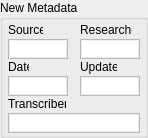
     <widget class="QGroupBox" name="tNewMetadataBox">
      <property name="geometry">
       <rect>
        <x>976</x>
        <y>-2</y>
        <width>148</width>
        <height>138</height>
       </rect>
      </property>
      <property name="sizePolicy">
       <sizepolicy hsizetype="Fixed" vsizetype="Fixed">
        <horstretch>0</horstretch>
        <verstretch>0</verstretch>
       </sizepolicy>
      </property>
      <property name="styleSheet">
       <string notr="true">QPlainTextEdit {
    font-size: 9;
    border-radius: 0pts;
    max-height: 16px;
    min-width: 45px;
    min-height: 16px;
    padding: 1px;
}</string>
      </property>
      <property name="title">
       <string>New Metadata</string>
      </property>
      <widget class="QLabel" name="tLabelSource_3">
       <property name="geometry">
        <rect>
         <x>8</x>
         <y>22</y>
         <width>35</width>
         <height>16</height>
        </rect>
       </property>
       <property name="font">
        <font>
         <pointsize>9</pointsize>
        </font>
       </property>
       <property name="text">
        <string>Source</string>
       </property>
      </widget>
      <widget class="QLabel" name="tLabelDate_3">
       <property name="geometry">
        <rect>
         <x>8</x>
         <y>59</y>
         <width>21</width>
         <height>16</height>
        </rect>
       </property>
       <property name="font">
        <font>
         <pointsize>9</pointsize>
        </font>
       </property>
       <property name="text">
        <string>Date</string>
       </property>
      </widget>
      <widget class="QLabel" name="tLabelResearcher_3">
       <property name="geometry">
        <rect>
         <x>80</x>
         <y>22</y>
         <width>52</width>
         <height>16</height>
        </rect>
       </property>
       <property name="font">
        <font>
         <pointsize>9</pointsize>
        </font>
       </property>
       <property name="text">
        <string>Researcher</string>
       </property>
      </widget>
      <widget class="QLabel" name="tLabelTranscriber_3">
       <property name="geometry">
        <rect>
         <x>8</x>
         <y>96</y>
         <width>58</width>
         <height>16</height>
        </rect>
       </property>
       <property name="font">
        <font>
         <pointsize>9</pointsize>
        </font>
       </property>
       <property name="text">
        <string>Transcribers</string>
       </property>
      </widget>
      <widget class="QLabel" name="tLabelUpdated_3">
       <property name="geometry">
        <rect>
         <x>80</x>
         <y>59</y>
         <width>37</width>
         <height>16</height>
        </rect>
       </property>
       <property name="font">
        <font>
         <pointsize>9</pointsize>
        </font>
       </property>
       <property name="text">
        <string>Updated</string>
       </property>
      </widget>
      <widget class="QPlainTextEdit" name="tNewSource">
       <property name="geometry">
        <rect>
         <x>8</x>
         <y>39</y>
         <width>60</width>
         <height>18</height>
        </rect>
       </property>
       <property name="font">
        <font>
         <pointsize>9</pointsize>
         <weight>50</weight>
         <italic>false</italic>
         <bold>false</bold>
        </font>
       </property>
       <property name="toolTip">
        <string>original speaker source</string>
       </property>
       <property name="verticalScrollBarPolicy">
        <enum>Qt::ScrollBarAlwaysOff</enum>
       </property>
       <property name="horizontalScrollBarPolicy">
        <enum>Qt::ScrollBarAlwaysOff</enum>
       </property>
      </widget>
      <widget class="QPlainTextEdit" name="tNewResearcher">
       <property name="geometry">
        <rect>
         <x>80</x>
         <y>39</y>
         <width>60</width>
         <height>18</height>
        </rect>
       </property>
       <property name="font">
        <font>
         <pointsize>9</pointsize>
         <weight>50</weight>
         <italic>false</italic>
         <bold>false</bold>
        </font>
       </property>
       <property name="toolTip">
        <string>person who collected form</string>
       </property>
       <property name="verticalScrollBarPolicy">
        <enum>Qt::ScrollBarAlwaysOff</enum>
       </property>
       <property name="horizontalScrollBarPolicy">
        <enum>Qt::ScrollBarAlwaysOff</enum>
       </property>
      </widget>
      <widget class="QPlainTextEdit" name="tNewDate">
       <property name="geometry">
        <rect>
         <x>8</x>
         <y>76</y>
         <width>60</width>
         <height>18</height>
        </rect>
       </property>
       <property name="font">
        <font>
         <pointsize>8</pointsize>
         <weight>50</weight>
         <italic>false</italic>
         <bold>false</bold>
        </font>
       </property>
       <property name="toolTip">
        <string>date collected. yyyy–MM–dd 
format recommended</string>
       </property>
       <property name="verticalScrollBarPolicy">
        <enum>Qt::ScrollBarAlwaysOff</enum>
       </property>
       <property name="horizontalScrollBarPolicy">
        <enum>Qt::ScrollBarAlwaysOff</enum>
       </property>
      </widget>
      <widget class="QPlainTextEdit" name="tNewTranscriber">
       <property name="geometry">
        <rect>
         <x>8</x>
         <y>113</y>
         <width>132</width>
         <height>18</height>
        </rect>
       </property>
       <property name="font">
        <font>
         <pointsize>9</pointsize>
         <weight>50</weight>
         <italic>false</italic>
         <bold>false</bold>
        </font>
       </property>
       <property name="toolTip">
        <string>consultants and researchers 
who worked on transcription</string>
       </property>
       <property name="verticalScrollBarPolicy">
        <enum>Qt::ScrollBarAlwaysOff</enum>
       </property>
       <property name="horizontalScrollBarPolicy">
        <enum>Qt::ScrollBarAlwaysOff</enum>
       </property>
      </widget>
      <widget class="QPlainTextEdit" name="tNewUpdated">
       <property name="geometry">
        <rect>
         <x>80</x>
         <y>76</y>
         <width>60</width>
         <height>18</height>
        </rect>
       </property>
       <property name="font">
        <font>
         <pointsize>8</pointsize>
         <weight>50</weight>
         <italic>false</italic>
         <bold>false</bold>
        </font>
       </property>
       <property name="toolTip">
        <string>date last updated</string>
       </property>
       <property name="verticalScrollBarPolicy">
        <enum>Qt::ScrollBarAlwaysOff</enum>
       </property>
       <property name="horizontalScrollBarPolicy">
        <enum>Qt::ScrollBarAlwaysOff</enum>
       </property>
       <property name="readOnly">
        <bool>true</bool>
       </property>
      </widget>
     </widget>
